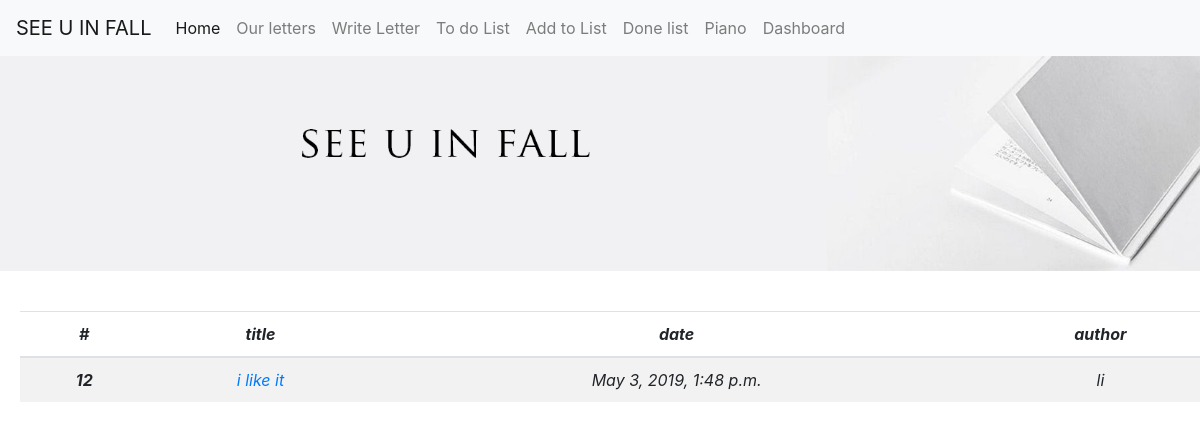
/letters/index, run on the app's committed database.
### letters/models.py (models this page shows, shortened)
class Letter(models.Model):
    title = models.CharField(max_length=200)
    letter_md = models.CharField(max_length=20000)
    pub_date = models.DateTimeField('date published')
    pub_author = models.ForeignKey(Author, on_delete=models.CASCADE)
    hasDeleted = models.BooleanField(default=False)

class Author(models.Model):
    name = models.CharField(max_length=200)

### letters/views.py (the view)
# urls.py: urlpatterns = [path('index', views.IndexView.as_view(), name='index'),
class IndexView(generic.ListView):
    template_name = 'letters/index.html'
    context_object_name = "letters"
    def get_queryset(self):
        return Letter.objects.all()

### letters/templates/letters/index.html
{% include "letters/base.html" %}
{% if letters %}
<table class="table table-striped font-italic text-center" style="margin:20px">
  <thead>
    <tr>
      <th scope="col">#</th>
      <th scope="col">title</th>
      <th scope="col">date</th>
      <th scope="col">author</th>
    </tr>
  </thead>
  <tbody>
   {% for letter in letters %}
    <tr>
      <th scope="row">{{letter.id}}</th>
      <td><a href="{% url 'letters:letterDetail' letter.id%}">{{ letter.title }}</a></td>
      <td>{{letter.pub_date}}</td>
      <td>{{letter.pub_author.name}}</td>
    </tr>
  {% endfor %}
  </tbody>
</table>
{% else %}
    <p>No letters are available.</p>
{% endif %}

### data on the page
Letter: id "12", title "i like it", pub_date "May 3, 2019, 1:48 p.m.", pub_author.name "li"
